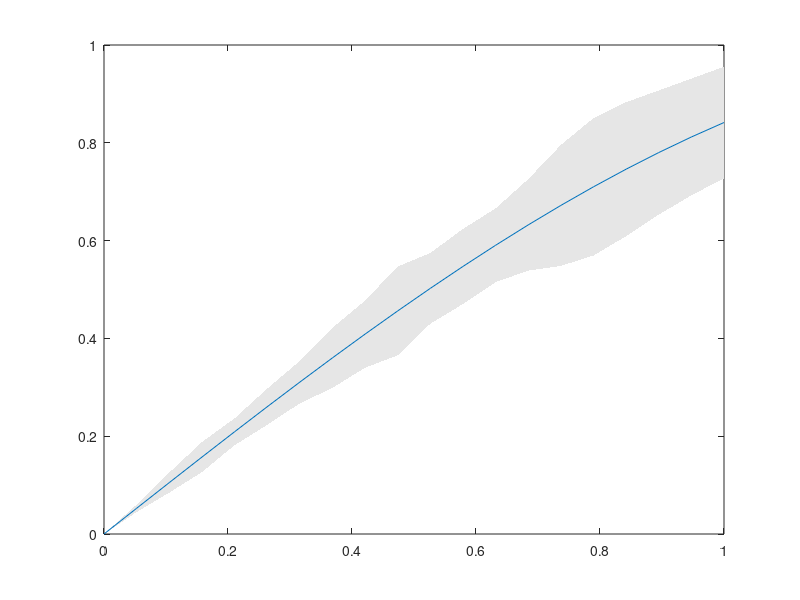

This chart was generated by the following MATLAB code:
% Template for area like error-bars
% https://www.mathworks.com/matlabcentral/answers/39540-continuous-error-bars

x = linspace(0,1,20)';
y = sin(x);
dy = .1*(1+rand(size(y))).*y;  % made-up error values
fill([x;flipud(x)],[y-dy;flipud(y+dy)],[.9 .9 .9],'linestyle','none');
line(x,y)